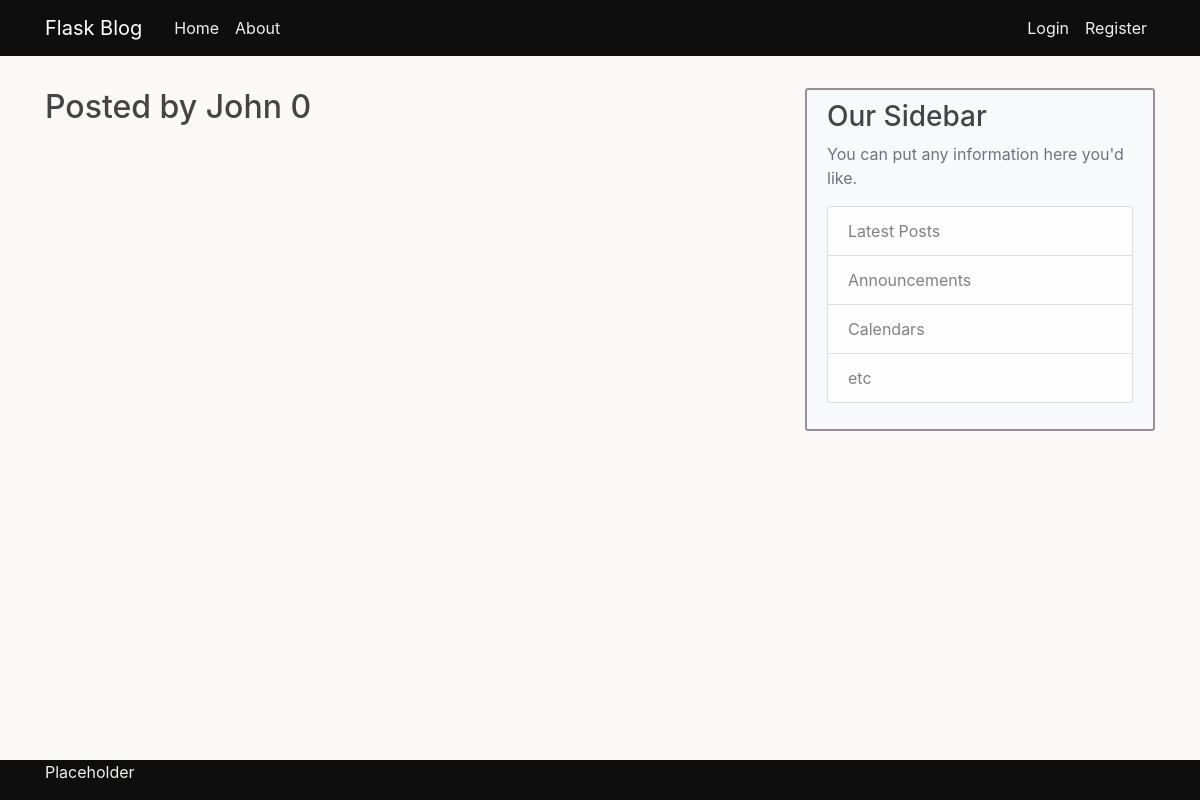
The page /user/John on the database as committed earlier.
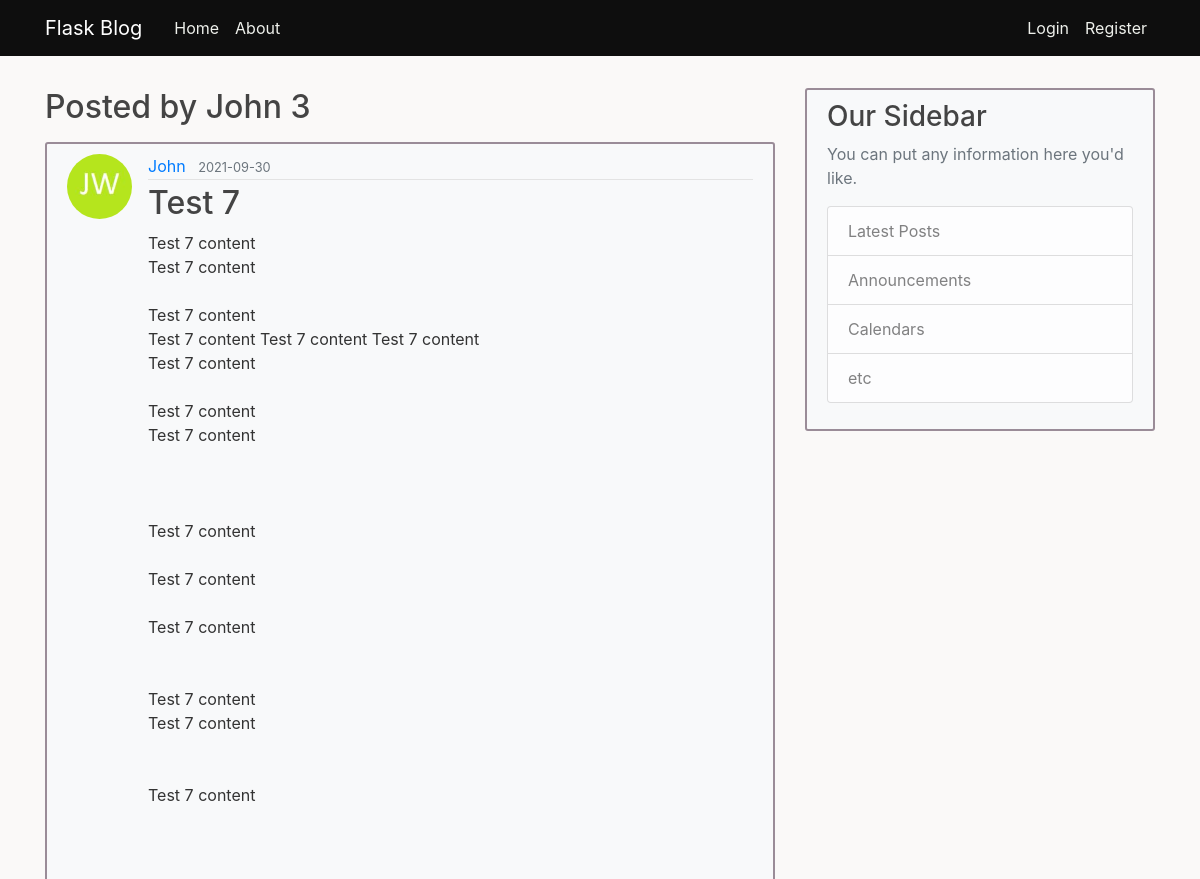
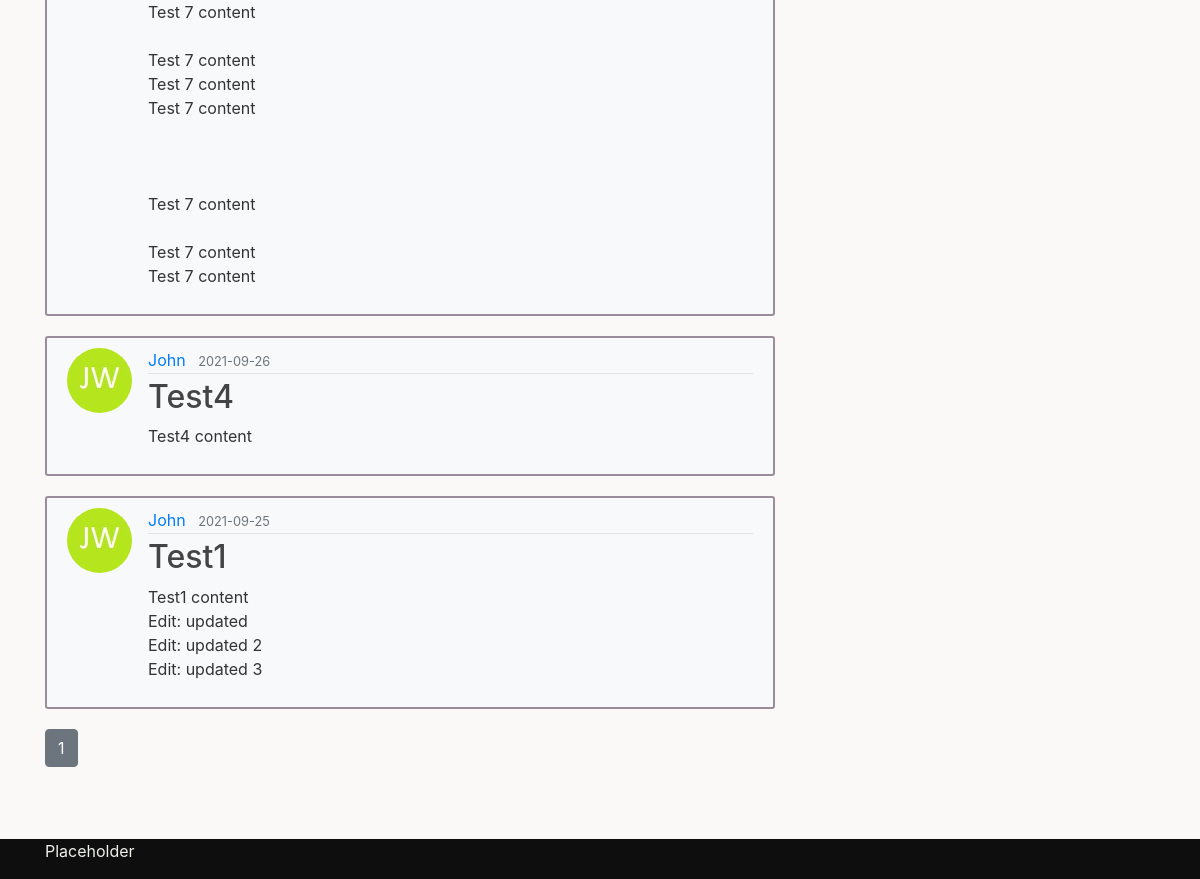
The same page on the database as committed later (2 pictures, top to bottom).
### flaskblog/models.py (models this page shows, shortened)
class User(db.Model, UserMixin):
    id = db.Column(db.Integer, primary_key=True)
    username = db.Column(db.String(20), unique=True, nullable=False)
    email = db.Column(db.String(120), unique=True, nullable=False)
    image_file = db.Column(db.String(20), nullable=False, default='default.jpg')
    password = db.Column(db.String(60), nullable=False)
    posts = db.relationship('Post', backref='author', lazy=True)

class Post(db.Model):
    id = db.Column(db.Integer, primary_key=True)
    title = db.Column(db.String(100), nullable=False)
    date_posted = db.Column(db.DateTime, nullable=False, default=datetime.utcnow())
    content = db.Column(db.Text, nullable=False)
    user_id = db.Column(db.Integer, db.ForeignKey('user.id'), nullable=False)

### flaskblog/routes.py (the view)
@app.route('/user/<string:username>')
def user_posts(username):
    page = request.args.get('page', 1, type=int)
    user = User.query.filter_by(username=username).first_or_404()
    posts = Post.query\
        .filter_by(author=user)\
        .order_by(Post.date_posted.desc())\
        .paginate(page=page, per_page=4)
    return render_template('user_posts.html', posts=posts, user=user)

### flaskblog/templates/user_posts.html
{% extends "layout.html" %}
{% block content %}
<h2 class="mb-3">Posted by {{ user.username }} {{ posts.total }}</h2>
{% for post in posts.items %}
<article class="media content-section">
    <img class="rounded-circle article-img"
    src="{{ url_for('static', filename='profile_pictures/' + post.author.image_file) }}" alt="">
    <div class="media-body">
      <div class="article-metadata">
        <a class="mr-2" href="{{ url_for('user_posts', username=post.author.username) }}">{{ post.author.username }}</a>
        <small class="text-muted">{{ post.date_posted.strftime('%Y-%m-%d') }}</small>
      </div>
      <h2><a class="article-title" href="{{ url_for('post', post_id=post.id)}}">{{ post.title }}</a></h2>
      <p class="article-content">{{ post.content }}</p>
    </div>
</article>
{% endfor %}
{% for page_num in posts.iter_pages(left_edge=1, right_edge=1, left_current=1, right_current=2) %}
  {% if page_num %}
    {% if posts.page == page_num %}
      <a class="btn btn-secondary mb-4" href="{{ url_for('user_posts', username=user.username, page=page_num) }}">{{ page_num }}</a>
    {% else %}
      <a class="btn btn-light mb-4" href="{{ url_for('user_posts', username=user.username, page=page_num) }}">{{ page_num }}</a>
    {% endif %}
  {% else %}
    ...
  {% endif %}
{% endfor %}
{% endblock content %}

### flaskblog/templates/layout.html (shortened to what this page needs)
<!DOCTYPE html>
<html lang="en">
<head>
    <link rel="stylesheet" href="https://stackpath.bootstrapcdn.com/bootstrap/4.3.1/css/bootstrap.min.css">
    <link rel="stylesheet" type="text/css" href="{{ url_for('static', filename='main.css')}}">
</head>
<body>
    <header class="site-header">
        <nav class="navbar navbar-expand-md navbar-dark bg-navbar fixed-top">
          <div class="container">
            <a class="navbar-brand mr-4" href="{{ url_for('index') }}">Flask Blog</a>
            <div class="collapse navbar-collapse" id="navbarToggle">
              <div class="navbar-nav mr-auto">
                <a class="nav-item nav-link" href="{{ url_for('index') }}">Home</a>
                <a class="nav-item nav-link" href="{{ url_for('about') }}">About</a>
              </div>
              <div class="navbar-nav">
                {% if current_user.is_authenticated %}
                  <a class="nav-item nav-link" href="{{ url_for('new_post') }}">New Post</a>
                  <a class="nav-item nav-link" href="{{ url_for('account') }}">Account</a>
                  <a class="nav-item nav-link" href="{{ url_for('logout') }}">Logout</a>
                {% else %}
                  <a class="nav-item nav-link" href="{{ url_for('login') }}">Login</a>
                  <a class="nav-item nav-link" href="{{ url_for('register') }}">Register</a>
                {% endif %}
              </div>
            </div>
          </div>
        </nav>
    </header>
    <main role="main" class="container">
        <div class="row">
          <div class="col-md-8">
            {% block content %}{% endblock %}
          </div>
          <div class="col-md-4">
            <div class="content-section">
              <h3>Our Sidebar</h3>
              <p class='text-muted'>You can put any information here you'd like.
                <ul class="list-group">
                  <li class="list-group-item list-group-item-light">Latest Posts</li>
                  <li class="list-group-item list-group-item-light">Announcements</li>
                  <li class="list-group-item list-group-item-light">Calendars</li>
                  <li class="list-group-item list-group-item-light">etc</li>
                </ul>
              </p>
            </div>
          </div>
        </div>
    </main>
    <footer>
      <div class="bg-footer fixed-bottom">
        <div class="container">
          <p>Placeholder</p>
      </div>
    </footer>
</body>
</html>

### flaskblog/static/main.css (style rules this page uses)
body { background: #faf9f8; color: #333333; margin-top: 5.5rem; margin-bottom: 5.5rem; }
h1, h2, h3, h4, h5, h6 { color: #444444; }
.bg-navbar { background-color: #0e0e0e; }
.site-header .navbar-nav .nav-link { color: #eef0eb; }
footer { color: #eef0eb; }
.bg-footer { background-color: #0e0e0e; }
.content-section { background: #f8f9fa; padding: 10px 20px; border: 2px solid #9a8c98; border-radius: 3px; margin-bottom: 20px; }
.article-title { color: #444444; }
.article-content { white-space: pre-line; }
.article-img { height: 65px; width: 65px; margin-right: 16px; }
.article-metadata { padding-bottom: 1px; margin-bottom: 4px; border-bottom: 1px solid #e3e3e3 }

Rows that differ between the two databases and show on the page:
added Post: image_file (picture), author.username "John", date_posted "2021-09-30", title "Test 7", content "Test 7 content Test 7 content Test 7 content Test 7 content Test 7 content Test 7 content Test 7 content Test 7 content Test 7 content Test 7 content Test 7 content Test 7 content Test 7 content Test 7 content Test 7 content Test 7 content Test 7 content Test 7 content Test 7 content Test 7 content Test 7 content Test 7 content"
added Post: image_file (picture), author.username "John", date_posted "2021-09-26", title "Test4", content "Test4 content"
added Post: image_file (picture), author.username "John", date_posted "2021-09-25", title "Test1", content "Test1 content Edit: updated Edit: updated 2 Edit: updated 3"
Other text that changed with them:
{{ posts.total }}: "0" → "3"
new list line: "1"
